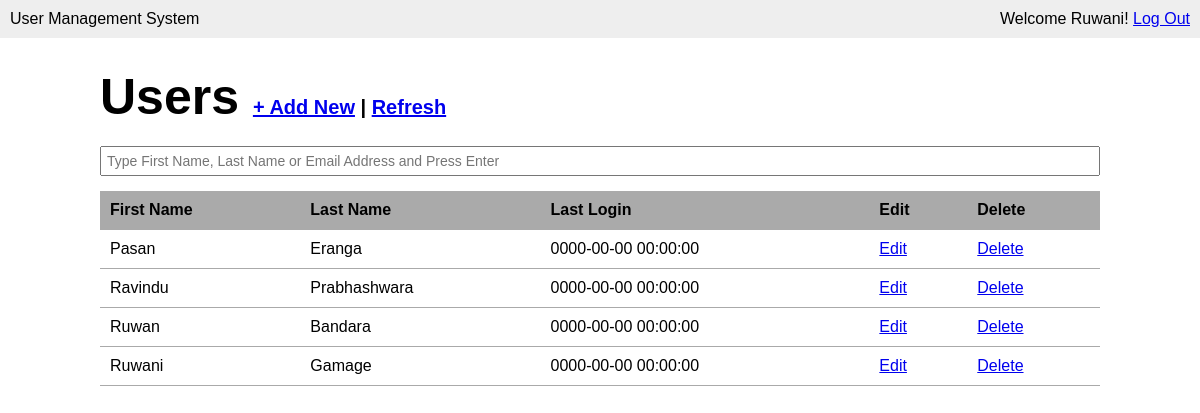
The page /users.php (signed in) on the database its author committed.
### tables this page shows
CREATE TABLE `user` (
  `id` int(11) NOT NULL,
  `first_name` varchar(50) NOT NULL,
  `last_name` varchar(100) NOT NULL,
  `email` varchar(100) NOT NULL,
  `password` varchar(40) NOT NULL,
  `last_login` datetime NOT NULL,
  `is_deleted` tinyint(1) NOT NULL
);

### users.php (the view, shortened to what this page needs)
<?php require_once('inc/connection.php'); ?>
<?php
$user_list = '';
$search = '';
if (isset($_GET['search'])) {
    $search = mysqli_real_escape_string($connection, $_GET['search']);
    $query = "SELECT * FROM user WHERE (first_name LIKE '%{$search}%' OR last_name LIKE '%{$search}%' OR email LIKE '%{$search}%') AND is_deleted = 0 ORDER BY first_name";
} else {
    $query = "SELECT * FROM user WHERE is_deleted = 0 ORDER BY first_name";
}
$users = mysqli_query($connection, $query);
while ($user = mysqli_fetch_assoc($users)) {
    $user_list .= "<tr>";
    $user_list .= "<td>{$user['first_name']}</td>";
    $user_list .= "<td>{$user['last_name']}</td>";
    $user_list .= "<td>{$user['last_login']}</td>";
    $user_list .= "<td><a href=\"modify-user.php?user_id={$user['id']}\">Edit</a></td>";
    $user_list .= "<td><a href=\"delete-user.php?user_id={$user['id']}\" onclick=\"return confirm('Are you sure?');\">Delete</a></td>";
    $user_list .= "</tr>";
}
?>
<!DOCTYPE html>
<html lang="en">
<head>
    <link rel="stylesheet" href="css/main.css">
</head>
<body>
    <header>
        <div class="appname">User Management System</div>
        <div class="loggedin">Welcome <?php echo $_SESSION['first_name'] ?>! <a href="logout.php">Log Out</a></div>
    </header>
    <main>
        <h1>Users <span><a href="add-user.php">+ Add New</a> | <a href="users.php">Refresh</a></span></h1>
        <div class="search">
            <p>
            <form action="users.php" method="get">
                <input type="search" name="search" id="" placeholder="Type First Name, Last Name or Email Address and Press Enter" autofocus value="<?php echo $search ?>" required>
            </form>
            </p>
        </div>
        <table class="masterlist">
            <tr>
                <th>First Name</th>
                <th>Last Name</th>
                <th>Last Login</th>
                <th>Edit</th>
                <th>Delete</th>
            </tr>
            <?php echo $user_list; ?>
        </table>
    </main>
</body>
</html>

### css/main.css (style rules this page uses)
* { margin: 0; }
body { font-family: Arial, "Helvetica Neue", Helvetica, sans-serif; font-size: 16px; }
p { margin-bottom: 15px; }
input { display: block; width: 100%; padding: 5px; box-sizing: border-box; font-size: 14px; }
header { background-color: #eee; overflow: auto; padding: 10px; }
header .appname { float: left; }
header .loggedin { float: right; }
main { width: 1000px; margin: 30px auto; }
main h1 { margin-bottom: 20px; font-size: 50px; }
main h1 span { font-size: 20px; }
table.masterlist { width: 100%; border-collapse: collapse; }
table.masterlist th { background: #aaa; text-align: left; }
table.masterlist th, table.masterlist td { padding: 10px; border-bottom: 1px solid #aaa; }

### rows shown on the page
user: first_name "Pasan", last_name "Eranga", last_login "0000-00-00 00:00:00"
user: first_name "Ravindu", last_name "Prabhashwara", last_login "0000-00-00 00:00:00"
user: first_name "Ruwan", last_name "Bandara", last_login "0000-00-00 00:00:00"
user: first_name "Ruwani", last_name "Gamage", last_login "0000-00-00 00:00:00"

### other values the page prints
$_SESSION['first_name'] "Ruwani"
